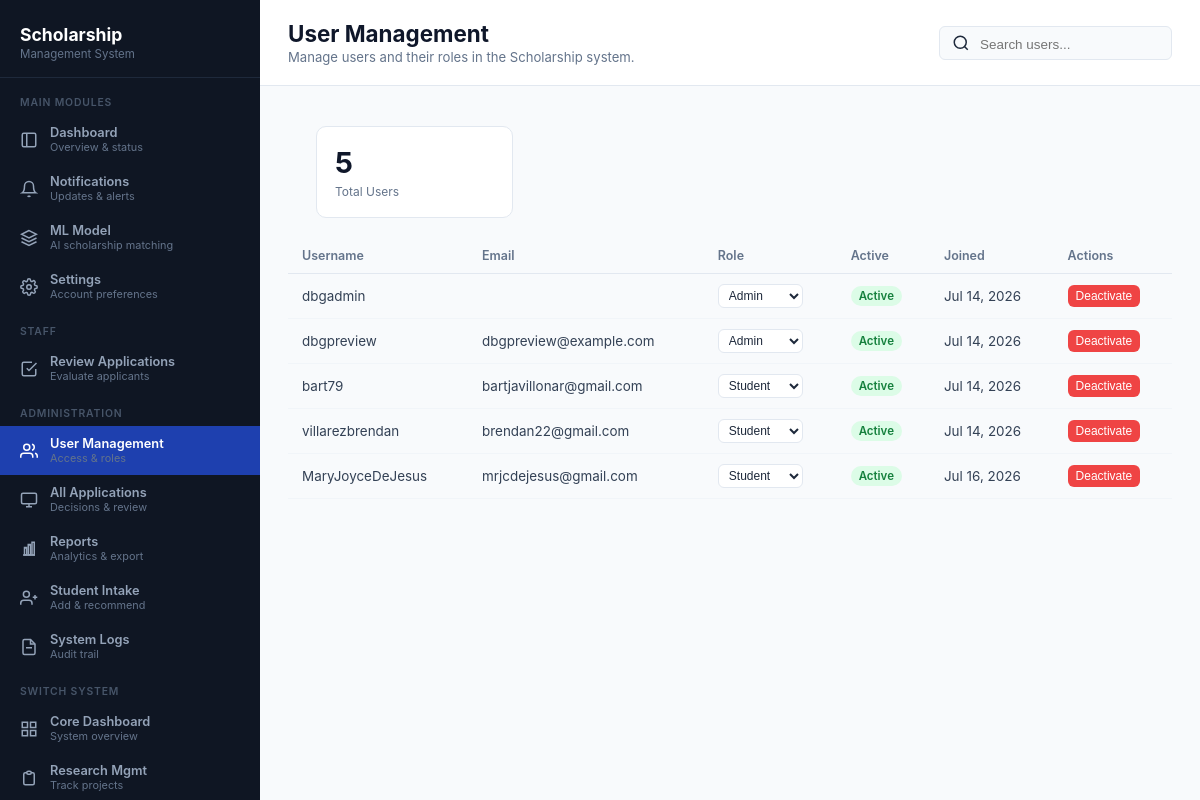
The app's page /scholarshipmanagement/admin/dashboard/ (signed in), older data.
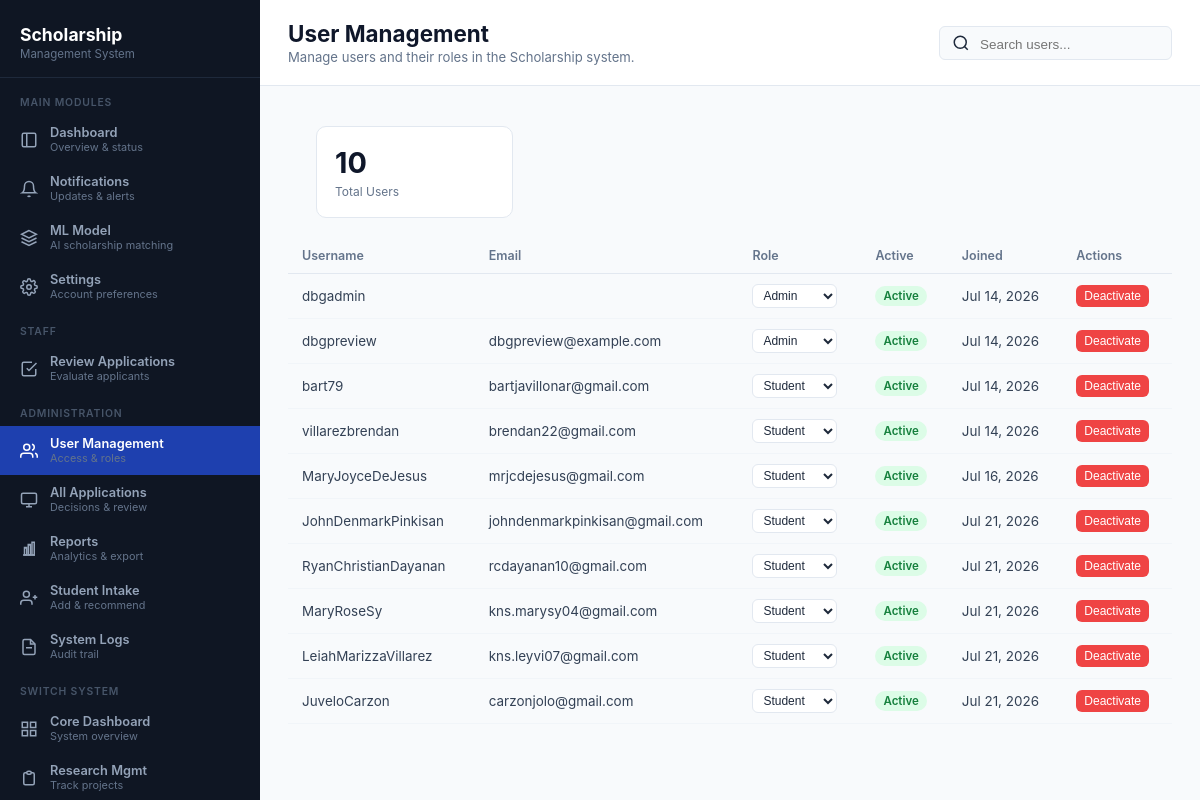
The same page, newer data.
### core/models.py (models this page shows, shortened)
class SystemMembership(models.Model):
    SYSTEM_CHOICES = [
        ('core', 'Core'),
        ('researchmanagement', 'Research Management'),
        ('librarymanagement', 'Library Management'),
        ('inventorymanagement', 'Inventory Management'),
        ('communityextensionservices', 'Community Extension Services'),
        ('informationmanagement', 'Information Management'),
        ('performanceevaluation', 'Performance Evaluation'),
        ('scholarshipmanagement', 'Scholarship Management'),
    ]
    user = models.ForeignKey(settings.AUTH_USER_MODEL, on_delete=models.CASCADE)
    system_name = models.CharField(
        max_length=50,
        choices=SYSTEM_CHOICES,
        default='core',  # optional default
    )
    system_role = models.CharField(
        max_length=50,
        blank=True,
        null=True,
        choices=[
            ('admin', 'Admin'),
            ('researcher', 'Researcher'),
            ('user', 'User'),
            ('instructor', 'Instructor'),
            ('superadmin', 'Super Admin'),
            ('reviewer', 'Reviewer'),
            ('student', 'Student'),
        ],
    )
    joined_at = models.DateTimeField(auto_now_add=True)
    class Meta:
        unique_together = ('user', 'system_name')

class CustomUser(AbstractUser):
    id = models.UUIDField(primary_key=True, default=uuid.uuid4, editable=False)
    _first_name = models.CharField(max_length=255, blank=True, db_column='first_name')
    _middle_name = models.CharField(max_length=255, blank=True, db_column='middle_name')
    _last_name = models.CharField(max_length=255, blank=True, db_column='last_name')
    is_email_verified = models.BooleanField(default=False)
    bio = models.TextField(blank=True)
    _phone_number = models.CharField(max_length=255, blank=True, db_column='phone_number')
    avatar = models.ImageField(upload_to='avatars/', null=True, blank=True)
    avatar_url = models.URLField(max_length=500, blank=True, null=True)
    @property
    def first_name(self):
        return decrypt(self._first_name) if self._first_name else ''
    @first_name.setter
    def first_name(self, value):
        self._first_name = encrypt(value) if value else ''
    @property
    def middle_name(self):
        return decrypt(self._middle_name) if self._middle_name else ''
    @middle_name.setter
    def middle_name(self, value):
        self._middle_name = encrypt(value) if value else ''
    @property
    def last_name(self):
        return decrypt(self._last_name) if self._last_name else ''
    @last_name.setter
    def last_name(self, value):
        self._last_name = encrypt(value) if value else ''
    @property
    def phone_number(self):
        return decrypt(self._phone_number) if self._phone_number else ''
    @phone_number.setter
    def phone_number(self, value):
        self._phone_number = encrypt(value) if value else ''

### scholarshipmanagement/views.py (the view)
# urls.py: path('admin/dashboard/', views.admin_dashboard, name='admin_dashboard'),
@login_required
@require_system_access
@require_system_role(['admin', 'superadmin'])
def admin_dashboard(request):
    current_system = getattr(request, 'current_system', None) or 'scholarshipmanagement'
    user_role = _get_user_role(request)
    search_query = request.GET.get('search', '').strip()
    memberships = SystemMembership.objects.filter(
        system_name='scholarshipmanagement'
    ).select_related('user')
    memberships = memberships.exclude(user=request.user)
    memberships = memberships.exclude(user__is_superuser=True)
    memberships = memberships.exclude(system_role='superadmin')
    if search_query:
        memberships = memberships.filter(
            Q(user__username__icontains=search_query) |
            Q(user__email__icontains=search_query)
        )
    return render(request, 'scholarshipmanagement/pages/admin/user_management.html', {
        'current_system': current_system,
        'user_role': user_role,
        'memberships': memberships,
        'search_query': search_query,
        'total_users': memberships.count(),
    })

### core/utils/encryption.py (called while the page is built)
def decrypt(value: str) -> str:
    if not value:
        return ""
    try:
        return fernet.decrypt(value.encode()).decode()
    except InvalidToken:
        return value

### scholarshipmanagement/views.py (called while the page is built)
def _get_user_role(request):
    current_system = getattr(request, 'current_system', None) or 'scholarshipmanagement'
    membership = SystemMembership.objects.filter(
        user=request.user,
        system_name=current_system
    ).first()
    return membership.system_role if membership else None

### scholarshipmanagement/templates/scholarshipmanagement/pages/admin/user_management.html (shortened to what this page needs)
{% extends 'scholarshipmanagement/base.html' %}
{% load static %}
{% block content %}
<main class="main-content">
  <div class="top-bar">
    <div class="page-header">
      <h1>User Management</h1>
      <p>Manage users and their roles in the Scholarship system.</p>
    </div>
    <div class="top-actions">
      <div class="search-box">
        <svg width="18" height="18" viewBox="0 0 24 24" fill="none" stroke="currentColor" stroke-width="2">
          <circle cx="11" cy="11" r="8"></circle><path d="M21 21l-4.35-4.35"></path>
        </svg>
        <form method="get">
          <input type="text" name="search" placeholder="Search users..." value="{{ search_query }}">
        </form>
      </div>
    </div>
  </div>
  <div class="content-body">
    <div class="stats-grid">
      <div class="stat-card"><div class="stat-body"><div class="stat-value">{{ total_users }}</div><div class="stat-label">Total Users</div></div></div>
    </div>
    <table class="data-table">
      <thead>
        <tr><th>Username</th><th>Email</th><th>Role</th><th>Active</th><th>Joined</th><th>Actions</th></tr>
      </thead>
      <tbody>
        {% for membership in memberships %}
        <tr>
          <td>{{ membership.user.username }}</td>
          <td>{{ membership.user.email }}</td>
          <td>
            <form method="post" action="{% url 'scholarshipmanagement:manage_user_access' membership.user.id %}" style="display:inline">
              <select name="system_role" class="form-select form-select--inline-xs" onchange="this.form.submit()">
                <option value="student" {% if membership.system_role == 'student' %}selected{% endif %}>Student</option>
                <option value="admin" {% if membership.system_role == 'admin' %}selected{% endif %}>Admin</option>
            </select>
            </form>
          </td>
          <td>{% if membership.user.is_active %}<span class="badge badge--success">Active</span>{% else %}<span class="badge badge--danger">Inactive</span>{% endif %}</td>
          <td>{{ membership.joined_at|date:"M d, Y" }}</td>
          <td>
            {% if membership.user.is_active %}
            <form method="post" action="{% url 'scholarshipmanagement:deactivate_user' membership.user.id %}" onsubmit="return confirm('Deactivate user?')" style="display:inline">
              <button type="submit" class="btn btn-danger btn-xs">Deactivate</button>
            </form>
            {% else %}
            <form method="post" action="{% url 'scholarshipmanagement:activate_user' membership.user.id %}" style="display:inline">
              {% csrf_token %}
              <button type="submit" class="btn btn-success btn-xs">Activate</button>
            </form>
            {% endif %}
          </td>
        </tr>
        {% empty %}
        <tr><td colspan="6" class="empty-cell">No users found.</td></tr>
        {% endfor %}
      </tbody>
    </table>
  </div>
</main>
{% endblock %}

Row changes from the older to the newer data that the page shows:
added SystemMembership: user.username "JohnDenmarkPinkisan", user.email "johndenmarkpinkisan@gmail.com", system_role "Student", shows "Active", joined_at "Jul 21, 2026", shows "Deactivate"
added SystemMembership: user.username "RyanChristianDayanan", user.email "rcdayanan10@gmail.com", system_role "Student", shows "Active", joined_at "Jul 21, 2026", shows "Deactivate"
added SystemMembership: user.username "MaryRoseSy", user.email "kns.marysy04@gmail.com", system_role "Student", shows "Active", joined_at "Jul 21, 2026", shows "Deactivate"
added SystemMembership: user.username "LeiahMarizzaVillarez", user.email "kns.leyvi07@gmail.com", system_role "Student", shows "Active", joined_at "Jul 21, 2026", shows "Deactivate"
added SystemMembership: user.username "JuveloCarzon", user.email "carzonjolo@gmail.com", system_role "Student", shows "Active", joined_at "Jul 21, 2026", shows "Deactivate"
Text that changed along with them:
{{ total_users }}: "5" → "10"
